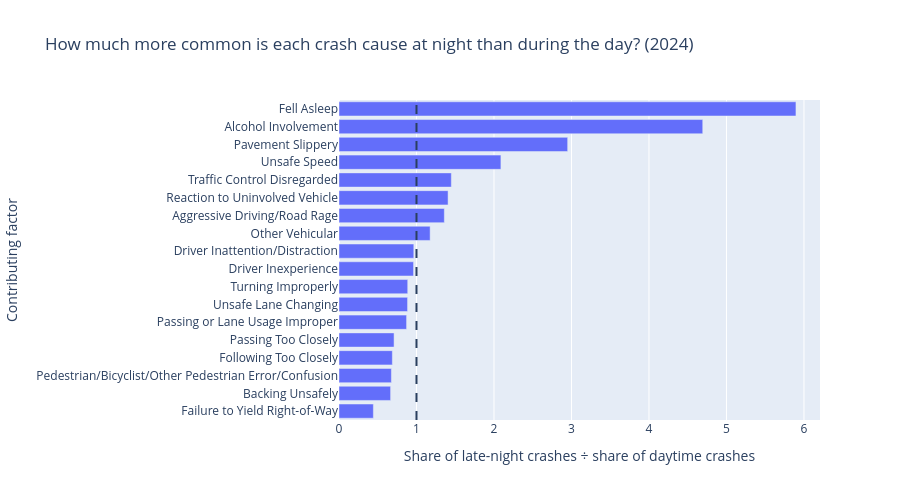

Here is the notebook cell this chart was saved with:
### Code cell
fig = px.bar(
    factors,
    x="night_vs_day",
    y="contributing_factor_vehicle_1",
    orientation="h",
    title="How much more common is each crash cause at night than during the day? (2024)",
    labels={
        "night_vs_day": "Share of late-night crashes ÷ share of daytime crashes",
        "contributing_factor_vehicle_1": "Contributing factor",
    },
    height=500,
)
fig.add_vline(x=1, line_dash="dash")
fig.update_yaxes(categoryorder="total ascending")
fig.show()

### Figure 1 — Plotly figure (JSON) as saved in the notebook; plotly's stock layout.template omitted (floating-point values rounded to 4 significant figures)
{"data": [{"hovertemplate": "Share of late-night crashes ÷ share of daytime crashes=%{x}<br>Contributing factor=%{y}<extra></extra>", "legendgroup": "", "marker": {"color": "#636efa", "pattern": {"shape": ""}}, "name": "", "orientation": "h", "showlegend": false, "textposition": "auto", "type": "bar", "x": [5.897, 4.694, 2.951, 2.089, 1.45, 1.407, 1.359, 1.176, 0.9654, 0.9622, 0.8869, 0.8849, 0.8721, 0.7105, 0.6884, 0.6759, 0.6659, 0.4435], "xaxis": "x", "y": ["Fell Asleep", "Alcohol Involvement", "Pavement Slippery", "Unsafe Speed", "Traffic Control Disregarded", "Reaction to Uninvolved Vehicle", "Aggressive Driving/Road Rage", "Other Vehicular", "Driver Inattention/Distraction", "Driver Inexperience", "Turning Improperly", "Unsafe Lane Changing", "Passing or Lane Usage Improper", "Passing Too Closely", "Following Too Closely", "Pedestrian/Bicyclist/Other Pedestrian Error/Confusion", "Backing Unsafely", "Failure to Yield Right-of-Way"], "yaxis": "y"}], "layout": {"barmode": "relative", "height": 500, "legend": {"tracegroupgap": 0}, "shapes": [{"line": {"dash": "dash"}, "type": "line", "x0": 1, "x1": 1, "xref": "x", "y0": 0, "y1": 1, "yref": "y domain"}], "title": {"text": "How much more common is each crash cause at night than during the day? (2024)"}, "xaxis": {"anchor": "y", "domain": [0, 1], "title": {"text": "Share of late-night crashes ÷ share of daytime crashes"}}, "yaxis": {"anchor": "x", "categoryorder": "total ascending", "domain": [0, 1], "title": {"text": "Contributing factor"}}}}
